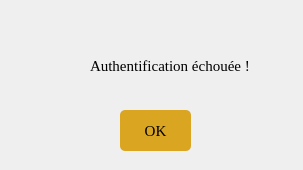
<?xml version="1.0" encoding="UTF-8"?>
<ui version="4.0">
 <class>Form</class>
 <widget class="QWidget" name="Form">
  <property name="geometry">
   <rect>
    <x>0</x>
    <y>0</y>
    <width>303</width>
    <height>170</height>
   </rect>
  </property>
  <property name="windowTitle">
   <string>Alerte</string>
  </property>
  <widget class="QLabel" name="label">
   <property name="geometry">
    <rect>
     <x>10</x>
     <y>20</y>
     <width>81</width>
     <height>91</height>
    </rect>
   </property>
   <property name="text">
    <string/>
   </property>
   <property name="pixmap">
    <pixmap resource="photos.qrc">:/newPrefix/warning.png</pixmap>
   </property>
  </widget>
  <widget class="QLabel" name="label_2">
   <property name="geometry">
    <rect>
     <x>90</x>
     <y>40</y>
     <width>201</width>
     <height>51</height>
    </rect>
   </property>
   <property name="font">
    <font>
     <family>Georgia,serif</family>
     <pointsize>-1</pointsize>
     <underline>false</underline>
     <strikeout>false</strikeout>
    </font>
   </property>
   <property name="styleSheet">
    <string notr="true">QLabel{
   
  
   
   
   -webkit-box-shadow: rgba(0,0,0,1) 0 1px 0;
   -moz-box-shadow: rgba(0,0,0,1) 0 1px 0;
   box-shadow: rgba(0,0,0,1) 0 1px 0;
   text-shadow: rgba(0,0,0,.4) 0 1px 0;
   color: #FFFF;
   font-size: 15px;
   font-family: Georgia, serif;
   text-decoration: none;
   
}</string>
   </property>
   <property name="text">
    <string>Authentification échouée !</string>
   </property>
  </widget>
  <widget class="QPushButton" name="btn_connexion">
   <property name="geometry">
    <rect>
     <x>120</x>
     <y>110</y>
     <width>71</width>
     <height>41</height>
    </rect>
   </property>
   <property name="cursor">
    <cursorShape>PointingHandCursor</cursorShape>
   </property>
   <property name="styleSheet">
    <string notr="true">QPushButton {
  background: #DAA520 ;
  background-image: -webkit-linear-gradient(top, #4a4f96, #2d95d6);
  background-image: -moz-linear-gradient(top, #4a4f96, #2d95d6);
  background-image: -ms-linear-gradient(top, #4a4f96, #2d95d6);
  background-image: -o-linear-gradient(top, #4a4f96, #2d95d6);
  background-image: linear-gradient(to bottom, #4a4f96, #2d95d6);
  -webkit-border-radius: 5;
  -moz-border-radius: 5;
  border-radius: 5px;
  text-shadow: 10px 1px 3px #666666;
  font-family: Georgia;
  color: #FFFF;
  font-size: 15px;
  padding: 10px 20px 10px 20px;
  text-decoration: none;
}
QPushButton:hover {
  background:  #A9A9A9 ;
  background-image: -webkit-linear-gradient(top, #3cb0fd, #3498db);
  background-image: -moz-linear-gradient(top, #3cb0fd, #3498db);
  background-image: -ms-linear-gradient(top, #3cb0fd, #3498db);
  background-image: -o-linear-gradient(top, #3cb0fd, #3498db);
  background-image: linear-gradient(to bottom, #3cb0fd, #3498db);
  text-decoration: none;
}

</string>
   </property>
   <property name="text">
    <string>OK</string>
   </property>
  </widget>
 </widget>
 <resources>
  <include location="photos.qrc"/>
 </resources>
 <connections>
  <connection>
   <sender>btn_connexion</sender>
   <signal>clicked()</signal>
   <receiver>Form</receiver>
   <slot>close()</slot>
   <hints>
    <hint type="sourcelabel">
     <x>179</x>
     <y>134</y>
    </hint>
    <hint type="destinationlabel">
     <x>221</x>
     <y>121</y>
    </hint>
   </hints>
  </connection>
 </connections>
</ui>
